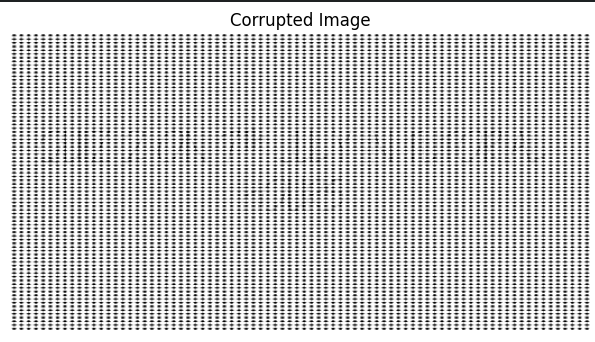
#> input picture images/corrupted_image.png, 595 x 342 px, found by its file name
$ jupyter execute frequency_forensics.ipynb
#> lines starting #> are read from the running program, lines starting #| are printed output that depends on the picture; after the words box and inside, x2 and y2 are one past the last pixel; in counts of white or black regions, pixels touching at a corner belong together
[cell 1]
import os
import zipfile
import cv2
import numpy as np
from scipy import ndimage
import matplotlib.pyplot as plt

# Works both in Google Colab (upload your own file) and locally/on GitHub,
# where it falls back to the bundled example image below.
DEFAULT_IMAGE = "images/corrupted_image.png"

try:
    from google.colab import files
    print("Upload your zip or image file:")
    uploaded = files.upload()
#> the answer given: corrupted_image.png
    filename = list(uploaded.keys())[0]
    image_path = filename

    # if it's a zip file, extract it and find the image
    if zipfile.is_zipfile(filename):
        with zipfile.ZipFile(filename, 'r') as z:
            z.extractall("files")

        for root, dirs, files_list in os.walk("files"):
            for f in files_list:
                if "ghost" in f.lower() or f.lower().endswith(('.png', '.jpg')):
                    image_path = os.path.join(root, f)
                    break
except ImportError:
    print(f"Not running in Google Colab -- using the bundled example image: {DEFAULT_IMAGE}")
    image_path = DEFAULT_IMAGE

# read the image in grayscale (0)
img = cv2.imread(image_path, 0)
#> img: shape (342, 595); min 0, max 255, mean 201.4

if img is None:
    raise FileNotFoundError(f"Could not load image at '{image_path}'")

# fourier transform stuff
fft_img = np.fft.fft2(img)
fft_shift = np.fft.fftshift(fft_img)

# get magnitude spectrums
mag_linear = np.abs(fft_shift)
mag_db = 20 * np.log10(mag_linear + 1)
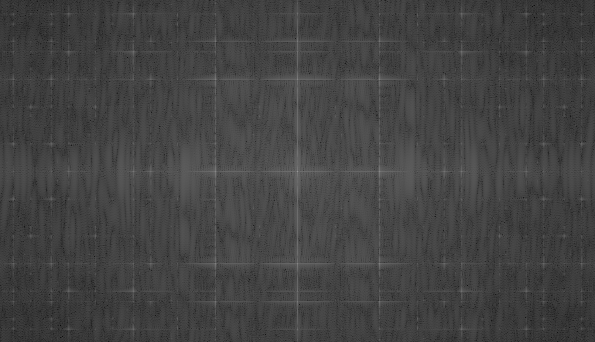
#> mag_db: shape (342, 595) float64; min 8.78, max 152.3, mean 67.2

# set up the filter mask
r, c = img.shape
#> r = 342; c = 595
mid_r, mid_c = r // 2, c // 2
#> mid_r = 171; mid_c = 297

mask = np.ones((r, c), np.uint8)

# calculate distance from center
y, x = np.ogrid[:r, :c]
#> y = 342 values from 0 to 341
dist = np.sqrt((y - mid_r)**2 + (x - mid_c)**2)

# find the really bright spots (noise spikes)
threshold = np.percentile(mag_db, 99.8)
#> threshold = 103.4
spikes = mag_db > threshold
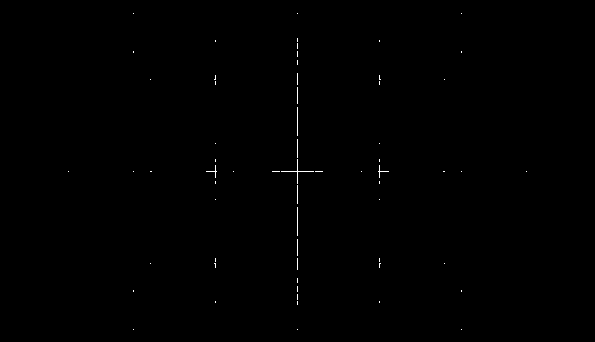
#> spikes: shape (342, 595) bool; 0.2% white in thin lines or dots, all inside (x1, y1, x2, y2) = (68, 13, 527, 330)

# Each noise spike leaks energy into a few neighboring frequency bins
# (spectral leakage), not just the single brightest pixel. Blocking only
# the exact peak pixel leaves a faint residual of the periodic pattern in
# the recovered image. Dilating the spike mask by a couple of pixels
# catches that leakage too, at the cost of masking <1.2% of the spectrum.
spikes = ndimage.binary_dilation(spikes, iterations=2)
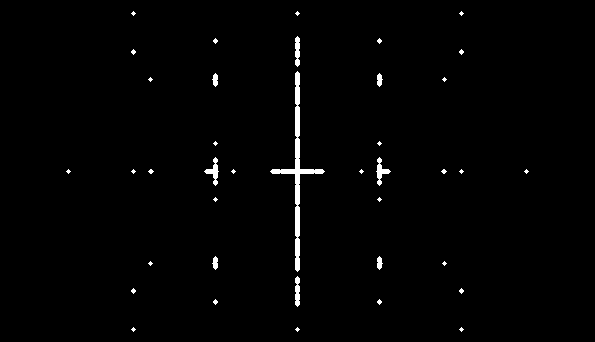
#> spikes: shape (342, 595) bool; 1.2% white; 39 white regions (30 under 20 px), largest, box (x1, y1, x2, y2) and area: (270, 71, 325, 272) 1183, (204, 157, 219, 186) 157, (376, 157, 391, 186) 157

# block the spikes, but keep the center safe (radius 25)
mask[spikes] = 0
mask[dist < 25] = 1

# apply mask to the shifted fft
filtered_shift = fft_shift * mask
filtered_mag_db = 20 * np.log10(np.abs(filtered_shift) + 1)

# reverse the fourier transform to get the image back
ifft_shift = np.fft.ifftshift(filtered_shift)
img_back = np.fft.ifft2(ifft_shift)
recovered_img = np.abs(img_back)
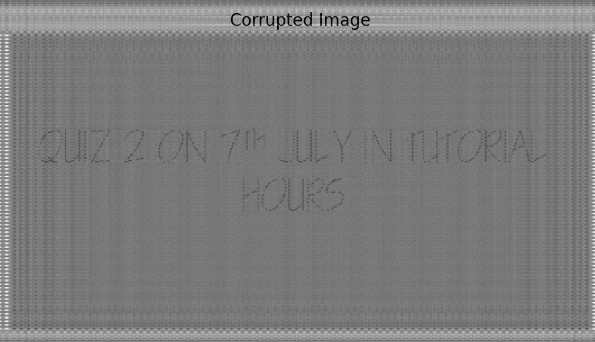
#> recovered_img: shape (342, 595) float64; min 0.0669, max 412.9, mean 201.4; drawn with min black and max white

# plot the 6 images
plt.figure(figsize=(15, 8))

#1. Original Corrupted Image
plt.subplot(2, 3, 1)
plt.imshow(img, cmap='gray')
plt.title('1. Original')
plt.axis('off')

# 2. Linear Magnitude Spectrum
plt.subplot(2, 3, 2)
plt.imshow(mag_linear, cmap='gray')
plt.title('2. Linear Spectrum')
plt.axis('off')

# 3. Logarithmic Magnitude Spectrum (dB)
plt.subplot(2, 3, 3)
plt.imshow(mag_db, cmap='gray')
plt.title('3. Log Spectrum')
plt.axis('off')

# 4. Filter Mask Used (Show where spikes were notched)
plt.subplot(2, 3, 4)
plt.imshow(mask, cmap='gray')
plt.title('4. Mask')
plt.axis('off')

# 5. Cleaned Logarithmic Magnitude Spectrum
plt.subplot(2, 3, 5)
plt.imshow(filtered_mag_db, cmap='gray')
plt.title('5. Filtered Spectrum')
plt.axis('off')

# 6. Final Decoded Output Image
plt.subplot(2, 3, 6)
plt.imshow(recovered_img, cmap='gray')
plt.title('6. Recovered Image')
plt.axis('off')

plt.tight_layout()
plt.show()
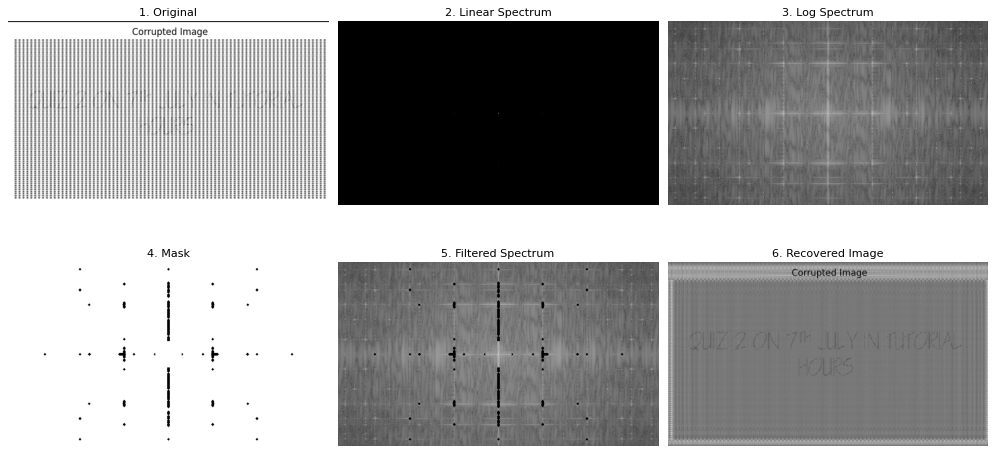
#> figure drawn by matplotlib, 6 panels
